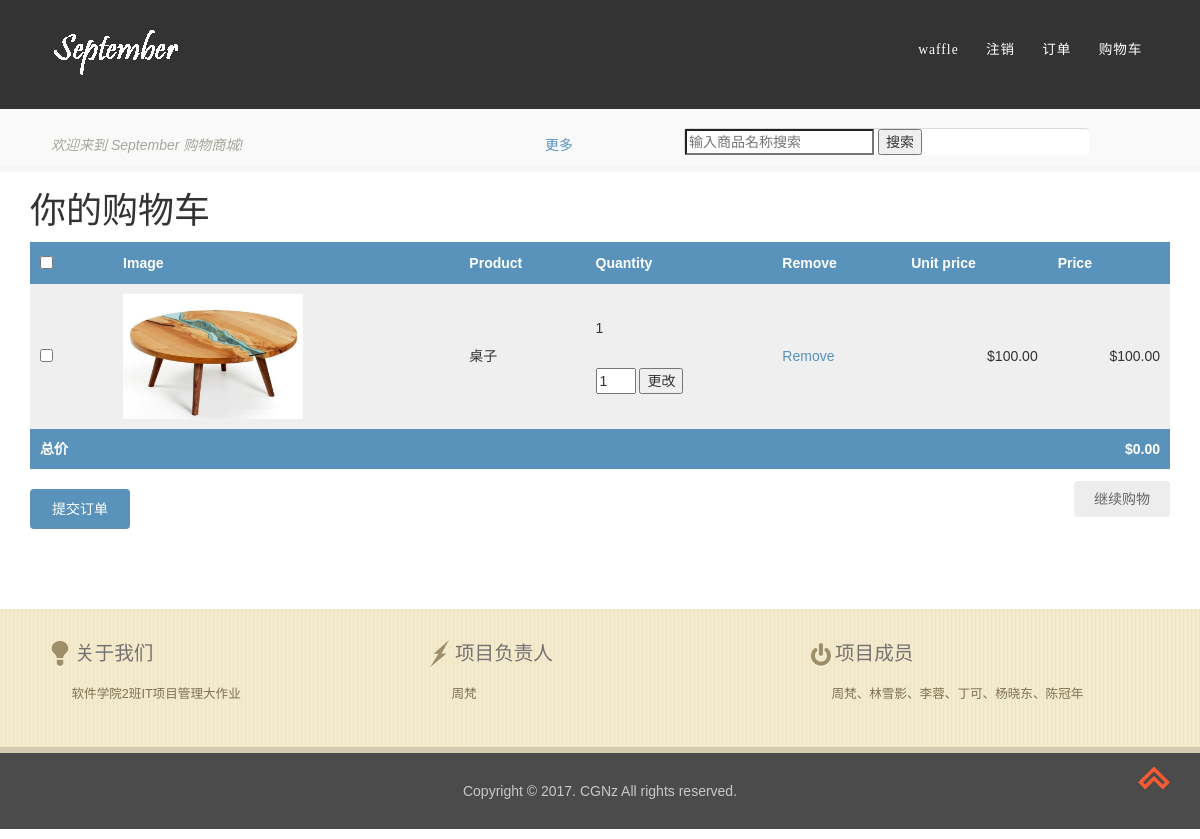
The page /cart/ (signed in) on the database as committed earlier.
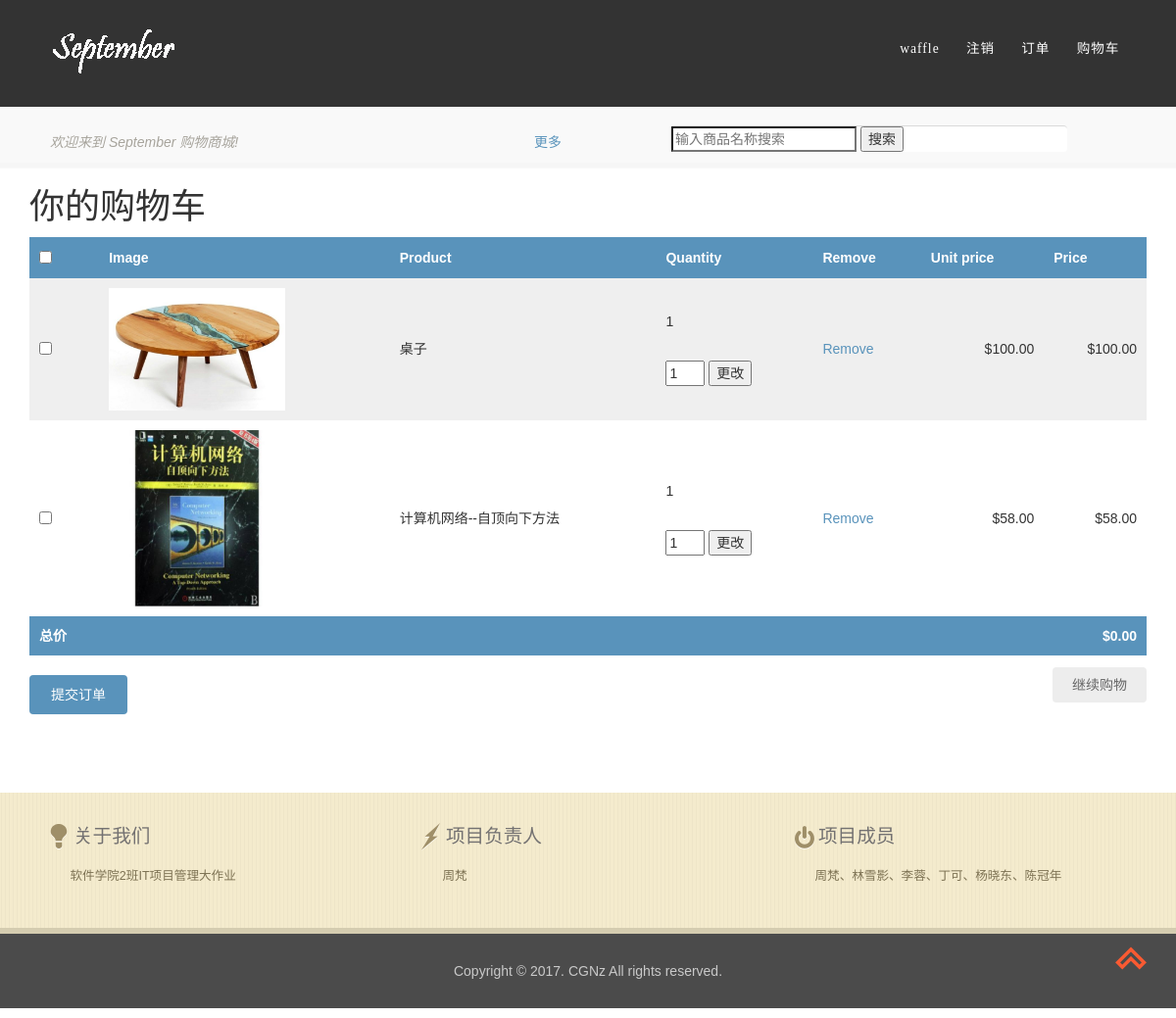
The same page on the database as committed later.
### cart/models.py (models this page shows, shortened)
class CartItem(models.Model):
	cart=models.ForeignKey(Cart,related_name='items')
	item=models.ForeignKey(Product,related_name='carts')
	item_quantity=models.IntegerField(default=1)
	class Meta:
		ordering=('cart',)
	def get_price(self):
		return self.item.price*self.item_quantity

### shop/models.py (models this page shows, shortened)
class Product(models.Model):
    category = models.ForeignKey(Category, related_name='products')
    name = models.CharField(max_length=200, db_index=True)
    slug = models.SlugField(max_length=200, db_index=True)
    image = models.ImageField(upload_to='products/%Y/%m/%d', blank=True)
    description = models.TextField(blank=True)
    price = models.DecimalField(max_digits=10, decimal_places=2)
    stock = models.PositiveIntegerField()
    available = models.BooleanField(default=True)
    created = models.DateTimeField(auto_now_add=True)
    updated = models.DateTimeField(auto_now=True)
    class Meta:
        ordering = ('-created',)
        index_together = (('id', 'slug'),)
    def get_absolute_url(self):
        return reverse('shop:product_detail', args=[self.id, self.slug])

### cart/views.py (the view)
@login_required(login_url='/account/login')
def cart_detail(request):
	cart=get_object_or_404(Cart,user=request.user)
	items=CartItem.objects.filter(cart=cart)
	cart_product_form=CartAddProductForm()
	return render(request,'cart/detail.html',{'cart':cart,'items':items,'cart_product_form':cart_product_form})

### cart/forms.py
class CartAddProductForm(forms.Form):
    quantity = forms.TypedChoiceField(choices=PRODUCT_QUANTITY_CHOICES,
                                      coerce=int)

### cart/templates/cart/detail.html (shortened to what this page needs)
{% extends "shop/base.html" %}
{% load static %}
{% block content %}
<div class="container">
    <h1>你的购物车</h1>
    <form method="GET" action="{% url 'cart:checkout' %}">
        <table  style="width:100%; margin-bottom:20px">
            <thead >
                <tr>
                    <th><input type="checkbox" id="checkAll" name="checkAll"></th>
                    <th>Image</th>
                    <th>Product</th>
                    <th>Quantity</th>
                    <th>Remove</th>
                    <th>Unit price</th>
                    <th>Price</th>
                </tr>
            </thead>
            <tbody>
                {% for item in items %}
                {% with product=item.item %}
                <tr>
                    <td>
                        <input type="checkbox" name="checkbox" id="checkbox" value="{{item.id}}" class="is-checked">
                    </td>
                    <td>
                        <a href="{{product.get_absolute_url}}">
                            <img style="width:180px "src="{% if product.image %}{{product.image.url}}{% else %}{% static 'img/no_image.png' %}{% endif %}">
                        </a>
                    </td>
                    <td>{{product.name}}</td>
                    <td>
                        <p class="item-quantity" name=''>{{item.item_quantity}}</p>
                        <div><br></div>
                        <div>
                            <input type="text" name="quantity" class="quantity-field" value="{{item.item_quantity}}" style="width:40px">
                            <input type="button" class="quantity-verify" value="更改">
                        </div>
                    </td>
                    <td><a href="{% url 'cart:cart_remove' product.id %}" class="remove">Remove</a></td>
                    <td class="num unit-price">${{product.price}}</td>
                    <td class="num unit-total-price">${{item.get_price}}</td>
                </tr>
                {% endwith %}
                {% endfor %}
                <tr class="total">
                    <td>总价</td>
                    <td colspan="5"></td>
                    <td class="num total-price">$0.00</td>
                </tr>
            </tbody>
        </table>
        <p class="text-right">
            <input type="submit" value="提交订单" style="width:100px">
            <a href="{% url 'shop:product_list' %}" class="button light">继续购物</a>
        </p>
    </form>
    <div class="clearfix"></div>
</div>
{% endblock %}

### shop/templates/shop/base.html (shortened to what this page needs)
{% load static %}
<!DOCTYPE html>
<html lang="en">
<head>
    <link href="{% static 'css/style.css' %}" rel="stylesheet" type="text/css" media="all" />
    <link href="{% static 'css/bootstrap.min.css' %}" rel="stylesheet">
    <link rel="stylesheet" type="text/css" href="{% static 'css/base.css' %}">
</head>
<body>
    <div class="header-top">
        <div class="container">
            <div class="header-top-in">
                <div class="logo">
                    <a href="{% url 'shop:product_list' %}"><img src="{% static 'images/logo1.png' %}" alt=" " ></a>
                </div>
                <div class="header-in">
                    <ul class="icon1 sub-icon1">
                        {% if request.user.is_authenticated %}
							<li id="zt1" ><a href="{% url 'account:profile_view' %}">{{request.user.username}}</a></li>
							<li id="zt1"><a href="{% url 'account:logout' %}">注销</a></li>
							<li id="zt1"><a href="{% url 'orders:order_list' %}">订单</a></li>
							<li id="zt1"><a href="{% url 'cart:cart_detail' %}">购物车</a></li>
						{% else %}
							<li id="zt1"><a href="{% url 'account:login' %}">请登录</a></li>
							<li id="zt1"><a href="{% url 'account:register' %}"> 注册</a></li>
                        {% endif %}
                        <div class="clearfix"></div>
                    </ul>
                </div>
                <div class="clearfix"></div>
            </div>
        </div>
    </div>
    <div class="header-bottom-in">
            <div class="container">
                <div class="header-bottom-on">
                    <p class="wel"><a href="{% url 'shop:product_list' %}">欢迎来到 September 购物商城!</a></p>
                    <div class="header-can">
                        <ul class="social-in">
                            <div class="jiathis_style">
                                <a href="http://www.jiathis.com/share" class="jiathis jiathis_txt jiathis_separator jtico jtico_jiathis" target="_blank">更多</a>
                            </div>
                        </ul>
                        <div class="search">
                            <form method="get" action="/search/">
                                <input type="search" placeholder="输入商品名称搜索" name="q">
                                <button type="submit">搜索</button>
                            </form>
                        </div>
                    </div>
                    <div class="clearfix"></div>
                </div>
            </div>
        </div>
    {% block content %}
    {% endblock %}
    <div class="footer">
            <div class="footer-top">
                <div class="container">
                    <div class="col-md-4 footer-in">
                        <h4><i> </i>关于我们</h4>
                        <p>软件学院2班IT项目管理大作业</p>
                    </div>
                    <div class="col-md-4 footer-in">
                        <h4><i class="cross"> </i>项目负责人</h4>
                        <p>周梵</p>
                    </div>
                    <div class="col-md-4 footer-in">
                        <h4><i class="down"> </i>项目成员</h4>
                        <p>周梵、林雪影、李蓉、丁可、杨晓东、陈冠年</p>
                    </div>
                    <div class="clearfix"></div>
                </div>
            </div>
            <p class="footer-class">Copyright &copy; 2017. CGNz All rights reserved.</p>
                <a href="#" id="toTop" style="display: block;"> </a>
        </div>
</body>

### shop/static/css/style.css (style rules this page uses)
body { background: #fff ; font-family: 'Exo', sans-serif; }
body a { transition: 0.5s all; -webkit-transition: 0.5s all; -o-transition: 0.5s all; -moz-transition: 0.5s all; -ms-transition: 0.5s all; }
#zt1 { font-family: 黑体; font-size:17px; }
ul { padding: 0; margin: 0; }
h1,h2,h3,h4,h5,h6,label,p { margin:0; }
.header-top { background:#000000cc; }
.header-top-in { padding: 1.5em 1em; }
.logo { float:left; }
.header-in { float:right; }
.header-in ul li { display:inline-block; }
.header-in ul li a { display:block; text-decoration:none; color:#fff; font-size:0.8em; letter-spacing: 1px; padding:1.4em 1em; }
.header-bottom-in { width: 100%; height: 63px; background: url(../images/back2.png)0px 0px ; display:block; }
.header-bottom-on { padding: 1.3em 1.5em 0; }
p.wel { float:left; font-size:1em; font-style:italic; margin-top: 0.5em; }
p.wel a { text-decoration:none; color:#a7a49c; }
.header-can { float:right; width: 55%; }
ul.social-in { float:left; width: 23%; margin-top: 0.5em; }
.icon1:before,.icon1:after { content: ""; display: table; }
.icon1:after { clear: both; }
ul.icon1 { float:right; zoom: 1; list-style: none; padding: 0; margin-left:0; }
.icon1 li { float: left; position: relative; }
.total { padding:10px; background:#F9F9F9; margin: 0.3em 0; }
.search { float:left; position:relative; width:67%; border-top: 1px solid #DADADA; border-left: 1px solid #DADADA; background: #fff; border-radius: 4px; }
.footer { padding-top:5em }
.footer-top { width: 100%; height: 144px; background: url(../images/back3.png)0px 0px ; display:block; padding:1.5em 0; border-bottom:6px solid #d4ccb0; }
.footer-in h4 { color:#747272; font-size:1.4em; }
.footer-in h4 i { width: 30px; height: 30px; background: url(../images/img-sprite.png)no-repeat -235px -11px ; display: inline-block; vertical-align: middle; }
.footer-in h4 i.cross { background-position:-275px -11px ; }
.footer-in h4 i.down { background-position:-313px -11px ; }
.footer-in p { color:#7d7253; font-size:0.9em; line-height:1.8em; padding: 0.3em 0 0 2.1em; }
.footer-class { color:#c9c9c9; font-size:1em; text-align:center; background:#4b4b4b; padding:2em 0; }
#toTop { display: none; text-decoration: none; position: fixed; bottom: 25px; right: 10px; overflow: hidden; width: 52px; height: 52px; border: none; text-indent: 100%; background: url('../images/up.png') no-repeat 0px 0px; }

### account/static/css/base.css (style rules this page uses)
body { margin:0; padding:0; font-family:helvetica, sans-serif; }
h1, h2, h3, h4, h5 , h6 { font-family: 'Ubuntu', sans-serif; font-weight:normal; }
a { text-decoration:none; color:#5993bb; }
a.button, input[type="submit"] { color:#fff; background:#5993bb; border-radius:4px; padding:10px 20px; font-size:14px; border:0; }
a.button.light { color:#666; background:#ededed; }
.text-right { text-align:right; }
table { width:100%; border-spacing:0; border-collapse: collapse; }
table th, table td { text-align:left; font-size:14px; padding:10px; margin:0; }
tbody tr:nth-child(odd) { background:#efefef; }
thead th, tbody tr.total { background:#5993bb; color:#fff; font-weight:bold; }
tbody td.num { text-align:right; }
form p label, form p input { float:left; clear:both; }
form p input { width:300px; font-size:13px; margin-bottom:10px; padding:10px 12px; border:0; background:#efefef; color:#666; border-radius:4px; }

Rows that differ between the two databases and show on the page:
added CartItem: image (picture), item.name "计算机网络--自顶向下方法", item_quantity "1", quantity "1", item.price "58.00", get_price "58.00"
